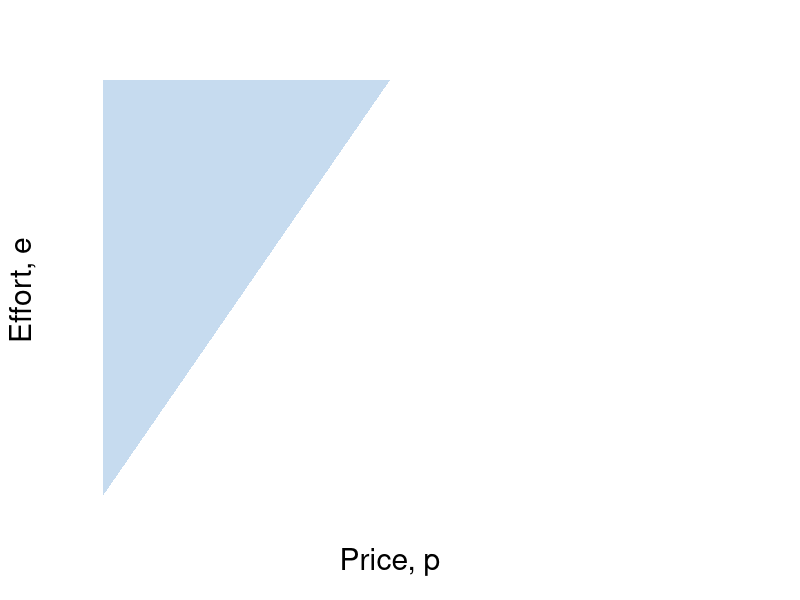

Write R code to recreate this figure. (Note: this script raises an error after producing the figure.)
require(shape)
pdf(file = "employment/employment_price_edv2.pdf", width = 9, height = 7)

#Set parameters for graphics
axislabelsize <- 1.8
labelsize <- 1.5
namesize <- 1.8
annotatesize <- 1.5
graphlinewidth <- 2
segmentlinewidth <- 1.5

COL <- c("#7fc97f", "#beaed4", "#fdc086", "#ffff99", "#386cb0", "#f0027f", "#bf5b17", "#666666")
COLA <- c("#e0f3db", "#99d8c9","#66c2a4","#41ae76", "#238b45", "#005824")
COLB <- c("#c6dbef", "#4eb3d3", "#2b8cbe", "#0868ac","#084081")
COLC <- c("#fcfbfd", "#efedf5", "#dadaeb", "#bcbddc", "#9e9ac8", "#807dba", "#6a51a3", "#54278f", "#3f007d")
grays <- gray.colors(25, start = 1, end = 0)

#Parameters for figures
u1 <- 4
u2 <- 10
u3 <- 16
a1 <- 2
a2 <- 2
a3 <- 2

indiffFn1 <- function(y, u1 = 4.5, a1 = 5) {
  1 - (a1) / (y - u1)
}

indiffFn2 <- function(y, u2 = 10.5, a2 = 5) {
  1 - (a2) / (y - u2)
}

indiffFn3 <- function(y, u3 = 16.5, a3 = 5) {
  1 - (a3) / (y - u3)
}

PCFn <- function(delta, mu = 16) {
  delta/mu
}

#The derivative for the function q = 1 - delta/(p - u) = delta/p - u)^2;
#From that we get the derivative and substitute in the relevant values
#for delta, u and p; that is we get a slope of 1/32
#But we also need the intercept; 0.375 above, or q/2 as it stood
tangentLine <- function(w){
  0.375 + (1/32)*w
}

solowCondition <- function(w, delta = 5, slope = 4){
  (w*(1/(slope*delta)))
}

par(mar =  c(5, 5, 4, 6))
xlims <- c(0, 40)
ylims <- c(0, 1)


plot(0, 0, xlim = xlims, ylim = ylims, type = "n",
     xlab = expression(paste("Price, ", p)),
     ylab = expression(paste("Effort, ", e)),
     xaxt = "n", 
     yaxt = "n",
     cex.lab = axislabelsize, 
     bty = "n", 
     xaxs="i", 
     yaxs="i")


xpoly1 <- seq(from = xlims[1] + 0.2, to = 40, length.out = 500)
ypoly1 <- PCFn(xpoly1, mu = 20)
polygon(x = c(xpoly1, rev(xpoly1[1])), y = c(ypoly1, rev(ypoly1)[1]), col=COLB[1], density=NULL, border = NA)


npts <- 500 
xx1 <- seq(u1 + a1 + 0.1, xlims[2], length.out = npts)
xx2 <- seq(u2 + a2xlims[2] + 0.1, xlims[2], length.out = npts)
xx3 <- seq(10, xlims[2], length.out = npts)
xx4 <- seq(7, 17, 0.01)
xx6 <- seq(5, xlims[2], length.out = npts)

#Draw the lines for the graphs
xx5 <- seq(5, xlims[2], length.out = npts)
xx7 <- seq(xlims[1], 20, length.out = npts)
lines(xx5, indiffFn1(xx5, u1 = 0), col = COLA[4], lwd = graphlinewidth)
lines(xx7, solowCondition(xx7, delta = 5), col = COLB[4], lwd = graphlinewidth)

#lines(xx5, PCFn(xx5, mu = 8), col = COLB[4], lwd = graphlinewidth)
lines(xx6, indiffFn1(xx6, u1 = 5), col = COLA[4], lwd = graphlinewidth)
lines(xx3, indiffFn1(xx3, u1 =10), col = COLA[4], lwd = graphlinewidth)
#lines(xx6, prodFn2(xx6), col = COLB[4], lwd = graphlinewidth)

#Customize ticks and labels for the plot
ticksy <- c(0, PCFn(delta = 4, mu = 8), 1, 1.1)
ylabels <- c(0, expression(paste(e^C)), expression(paste(bar(e) == 1) ), NA)
ticksx <- c(0, 10, xlims[2])
xlabels <- c(0, expression(paste(p^C)), NA)
axis(1, at = ticksx, pos = 0, labels = xlabels, cex.axis = labelsize)
axis(2, at = ticksy, pos = 0, labels = ylabels, las = 1,cex.axis = labelsize)

#Annotation of the three indifference curves
text(11.3, 0.05, expression(paste(u[1])), cex = labelsize-0.05)
text(7.2, 0.05, expression(paste(u[0] == 0)), cex = labelsize-0.05)
#text(11, 0.06, expression(paste(phantom() == 0)), cex = labelsize-0.05)
text(16.3, 0.05, expression(paste(u[2])), cex = labelsize-0.05)

#Line for the max quality, q = 1 
segments(0, 1, xlims[2], 1, lty = 2, col = grays[20], lwd = 2)
#Annotating line of 100% quality
#text(1.4, 1.025, expression(paste("Maximum level of effort, ", bar(e))))

#Add a point for the tangency
segments(10, 0, 10, PCFn(delta = 4, mu = 8), lty = 2, col = grays[20], lwd = segmentlinewidth)
segments(0, PCFn(delta = 4, mu = 8), 10, PCFn(delta = 4, mu = 8), lty = 2, col = grays[22], lwd = segmentlinewidth)
points(10, PCFn(delta = 4, mu = 8), pch = 16, col = "black", cex = labelsize)
text(9, PCFn(delta = 4, mu = 8) + 0.03, expression(paste(c)),cex = labelsize)


#Label the feasible frontier
text(4, 0.7, expression("Better for"), cex = labelsize)
text(4, 0.65, expression("employer"), cex = labelsize)
Arrows(4, 0.74, 2, 0.85, col = "black", lty = 1, lwd = 2, arr.type = "triangle", arr.lwd = 0.5)


text(35, 0.25, expression("Better for"), cex = labelsize)
text(35, 0.2, expression("employee"), cex = labelsize)
Arrows(39, 0.225, 43, 0.225, col = "black", lty = 1, lwd = 2, arr.type = "triangle", arr.lwd = 0.5, xpd = TRUE)


text(10, 0.97, expression(paste("Slope of isocost")), cex = labelsize)
text(10, 0.89, expression(paste(-mrt == frac(Delta*e,Delta*p),phantom()==frac(e, p))), cex = labelsize)
Arrows(16, 0.97, 18, 0.97, col = "black", lty = 1, lwd = 2, arr.type = "triangle", arr.lwd = 0.5)

text(30, 0.5, expression(paste(mrs == frac(u[p],u[e]),phantom()==-frac(e, p),phantom() == mrt)), cex = labelsize, xpd = TRUE)
Arrows(23, 0.5, 11, 0.5, col = "black", lty = 1, lwd = 2, arr.type = "triangle", arr.lwd = 0.5)

Arrows(21, 0.25, 18, 0.25,  col = "black", lty = 1, lwd = 2, arr.type = "triangle")
text(24, 0.3, expression(paste("Slope of iso-v")), cex = labelsize, xpd =TRUE)
text(24, 0.25, expression(paste(phantom() == "-mrs ")), cex = labelsize)
text(24, 0.15, expression(paste(phantom() ==-frac((1-e)^2, underline(u)))), cex = labelsize)
#text(24, 0.05, expression(paste(phantom() == -frac((1-e)^2, underline(u)))), cex = labelsize)




dev.off()
